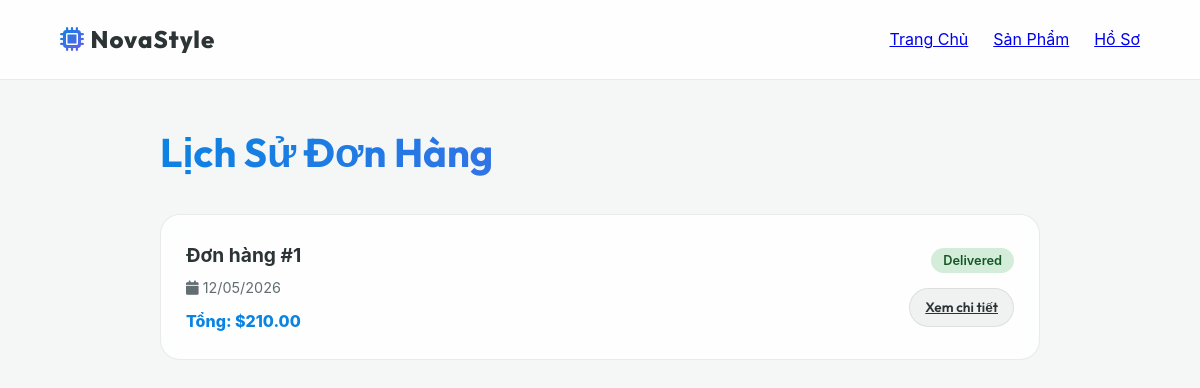
The app's page /history.php (signed in) with its own data.
### tables this page shows
CREATE TABLE `orders` (
  `id` int(11) NOT NULL AUTO_INCREMENT,
  `user_id` int(11) NOT NULL,
  `total_amount` decimal(10,2) NOT NULL,
  `status` enum('pending','processing','shipped','delivered','cancelled') DEFAULT 'pending',
  `shipping_address` text NOT NULL,
  `created_at` timestamp DEFAULT CURRENT_TIMESTAMP,
  PRIMARY KEY (`id`),
  KEY `user_id` (`user_id`),
  CONSTRAINT `fk_orders_user` FOREIGN KEY (`user_id`) REFERENCES `users` (`id`) ON DELETE CASCADE
);

### history.php (the view, shortened to what this page needs)
<?php
require_once 'db.php';
$userId = $_SESSION['user_id'];
$stmt = $conn->prepare("SELECT * FROM orders WHERE user_id = ? ORDER BY created_at DESC");
$stmt->execute([$userId]);
$orders = $stmt->fetchAll();
?>
<!DOCTYPE html>
<html lang="vi">
<head>
    <link rel="stylesheet" href="style.css">
    <link rel="stylesheet" href="https://cdnjs.cloudflare.com/ajax/libs/font-awesome/6.4.0/css/all.min.css">
</head>
<body>
    <nav class="glass-header">
        <div class="logo">
            <a href="index.php" style="text-decoration: none; color: inherit;">
                <i class="fa-solid fa-microchip"></i> NovaStyle
            </a>
        </div>
        <div class="nav-links">
            <a href="index.php" class="nav-item">Trang Chủ</a>
            <a href="products.php" class="nav-item">Sản Phẩm</a>
            <a href="profile.php" class="nav-item">Hồ Sơ</a>
        </div>
    </nav>
    <div class="history-container">
        <h1 class="page-title">Lịch Sử Đơn Hàng</h1>
        <?php if (empty($orders)): ?>
            <div style="text-align: center; padding: 50px;">
                <i class="fa-solid fa-box-open" style="font-size: 4rem; color: var(--text-muted); margin-bottom: 20px;"></i>
                <p>Bạn chưa có đơn hàng nào.</p>
                <a href="products.php" class="btn btn-primary" style="margin-top: 20px; display: inline-block;">Mua sắm ngay</a>
            </div>
        <?php else: ?>
            <?php foreach ($orders as $order): ?>
                <div class="order-card">
                    <div class="order-meta">
                        <h3>Đơn hàng #<?= $order['id'] ?></h3>
                        <p style="color: var(--text-muted); font-size: 0.9rem;">
                            <i class="fa-solid fa-calendar"></i> <?= date('d/m/Y', strtotime($order['created_at'])) ?>
                        </p>
                        <p style="font-weight: 800; color: var(--accent-blue); margin-top: 10px;">
                            Tổng: $<?= number_format($order['total_amount'], 2) ?>
                        </p>
                    </div>
                    <div style="text-align: right;">
                        <span class="order-status status-<?= $order['status'] ?>"><?= ucfirst($order['status']) ?></span>
                        <div style="margin-top: 15px;">
                            <a href="invoice.php?id=<?= $order['id'] ?>" class="btn btn-secondary" style="padding: 8px 15px; font-size: 0.85rem;">Xem chi tiết</a>
                        </div>
                    </div>
                </div>
            <?php endforeach; ?>
        <?php endif; ?>
    </div>
</body>
</html>

### style.css (style rules this page uses)
:root { --bg-dark: #0a0a0c; --text-main: #ffffff; --text-muted: #8892b0; --accent-blue: #00d2ff; --accent-purple: #8a2be2; --primary-gradient: linear-gradient(135deg, var(--accent-blue) 0%, var(--accent-purple) 100%); --glass-bg: rgba(255, 255, 255, 0.03); --glass-border: rgba(255, 255, 255, 0.08); --glass-shadow: 0 8px 32px 0 rgba(0, 0, 0, 0.37); --font-heading: 'Outfit', sans-serif; --font-body: 'Inter', sans-serif; --transition-smooth: all 0.3s cubic-bezier(0.25, 0.8, 0.25, 1); }
* { margin: 0; padding: 0; box-sizing: border-box; }
body { background-color: var(--bg-dark); color: var(--text-main); font-family: var(--font-body); overflow-x: hidden; line-height: 1.6; }
.glass-header { position: fixed; top: 0; width: 100%; height: 80px; display: flex; justify-content: space-between; align-items: center; padding: 0 5%; background: var(--glass-bg); backdrop-filter: blur(12px); -webkit-backdrop-filter: blur(12px); border-bottom: 1px solid var(--glass-border); z-index: 100; }
.logo { font-family: var(--font-heading); font-size: 1.5rem; font-weight: 800; display: flex; align-items: center; gap: 10px; letter-spacing: 1px; }
.logo i { background: var(--primary-gradient); -webkit-background-clip: text; background-clip: text; -webkit-text-fill-color: transparent; }
.nav-links { display: flex; align-items: center; gap: 25px; }
.btn { padding: 14px 28px; border-radius: 30px; font-family: var(--font-heading); font-weight: 600; font-size: 1rem; cursor: pointer; transition: var(--transition-smooth); border: none; display: inline-flex; align-items: center; gap: 10px; }
.btn-secondary { background: rgba(255, 255, 255, 0.05); color: white; border: 1px solid var(--glass-border); }
:root { --bg-dark: #f4f7f6; --text-main: #2d3436; --text-muted: #636e72; --accent-blue: #0984e3; --accent-purple: #6c5ce7; --glass-bg: rgba(255, 255, 255, 0.85); --glass-border: rgba(0, 0, 0, 0.08); --glass-shadow: 0 8px 32px 0 rgba(0, 0, 0, 0.05); }
body { background-color: var(--bg-dark); }
.btn-secondary { background: rgba(0, 0, 0, 0.05); color: var(--text-main); }

### history.php (style rules this page uses)
.history-container { max-width: 1000px; margin: 120px auto 50px; padding: 0 5%; }
.page-title { font-family: var(--font-heading); font-size: 2.5rem; margin-bottom: 30px; background: var(--primary-gradient); -webkit-background-clip: text; -webkit-text-fill-color: transparent; }
.order-card { background: rgba(255, 255, 255, 0.8); backdrop-filter: blur(10px); border: 1px solid var(--glass-border); border-radius: 20px; padding: 25px; margin-bottom: 20px; display: flex; justify-content: space-between; align-items: center; transition: var(--transition-smooth); }
.order-meta h3 { font-size: 1.2rem; margin-bottom: 5px; }
.order-status { padding: 5px 12px; border-radius: 15px; font-size: 0.8rem; font-weight: 600; }
.status-delivered { background: #d4edda; color: #155724; }

### records on screen
orders: id "1", created_at "12/05/2026", total_amount "210.00", status "Delivered"
